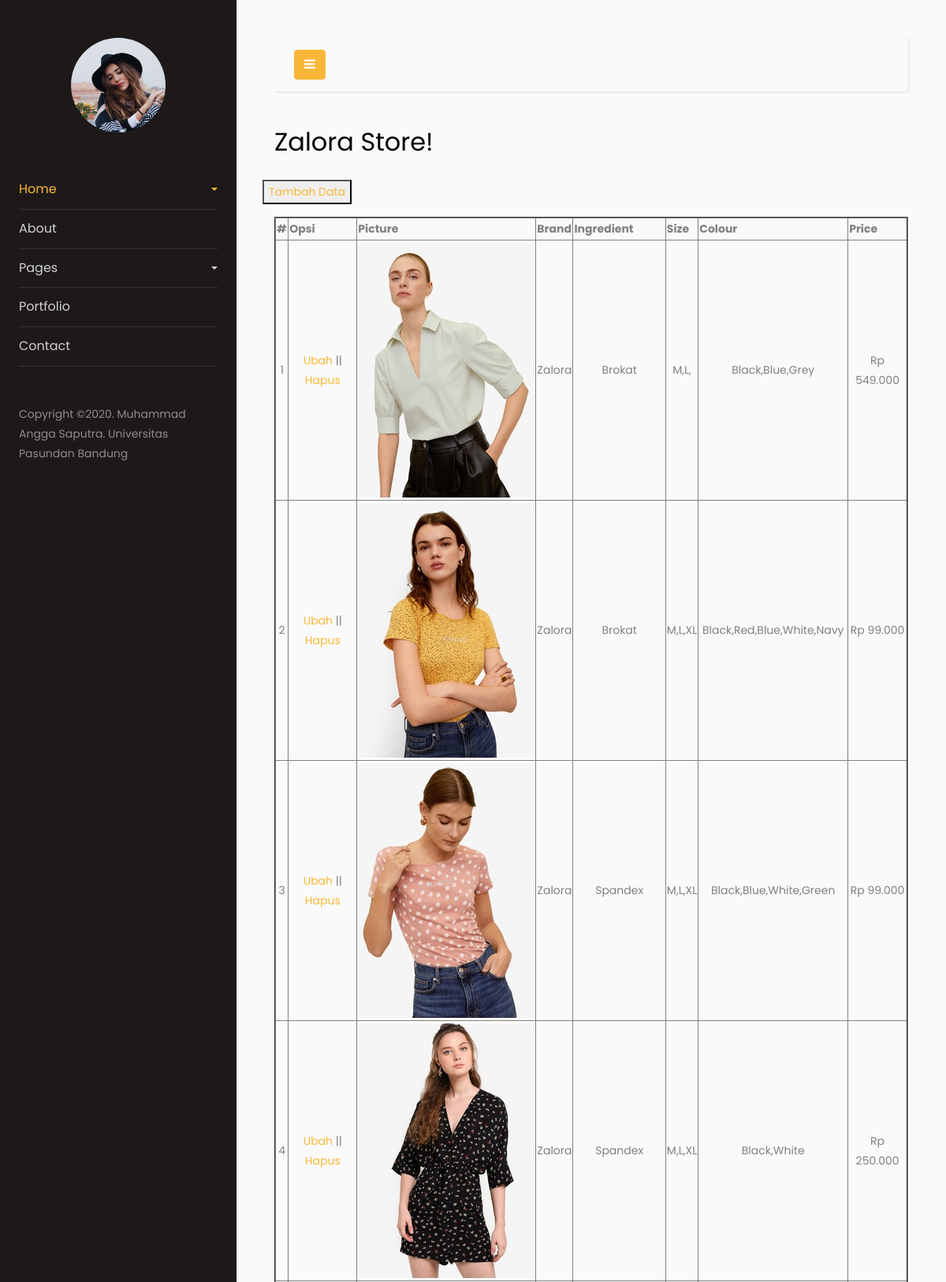
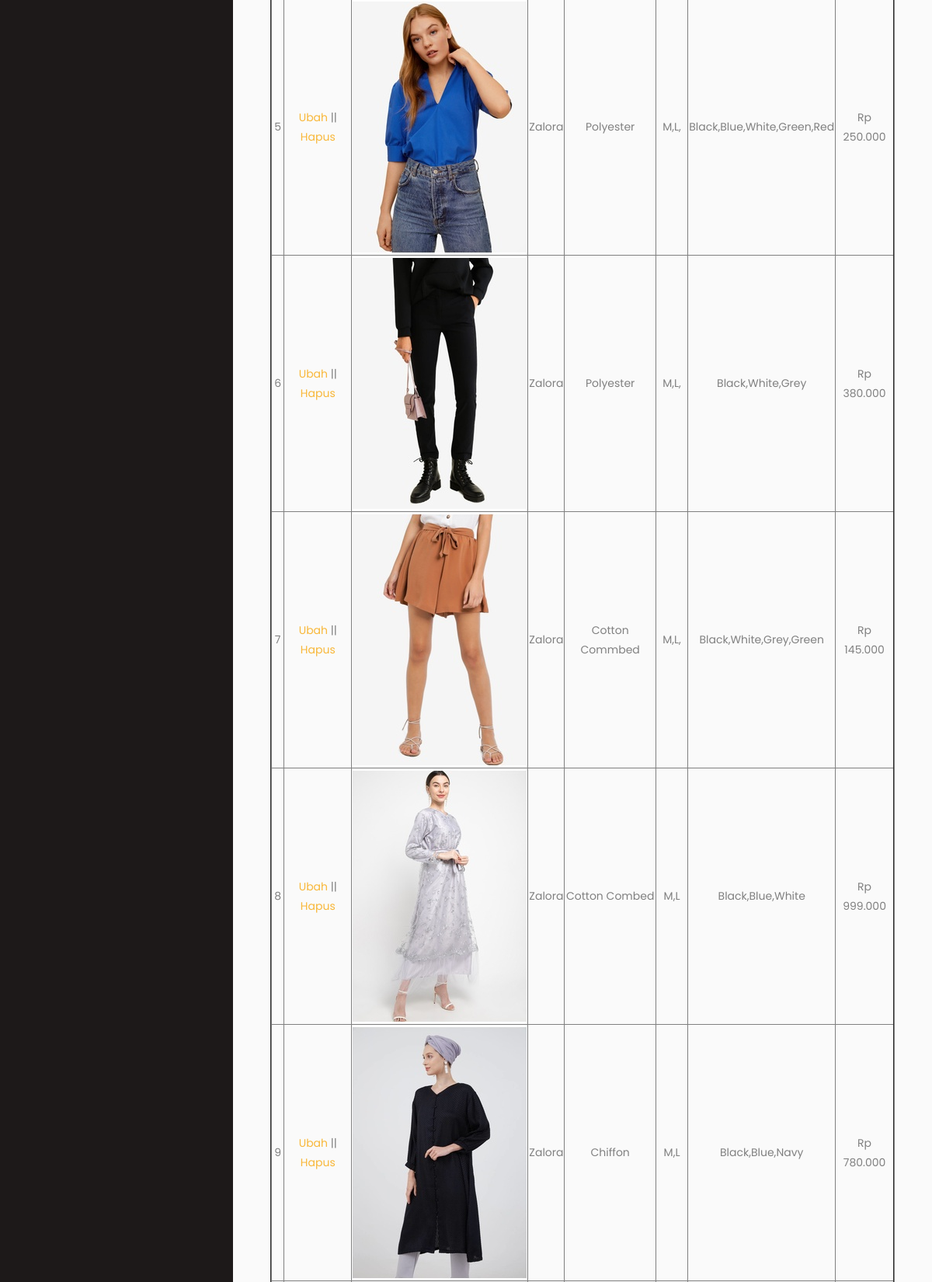
Page /latihan6b/php/admin.php (upper part) on the committed database (2 pictures, top to bottom).
### tables this page shows
CREATE TABLE `pakaian` (
  `id` int(11) NOT NULL,
  `picture` varchar(100) NOT NULL,
  `brand` varchar(30) NOT NULL,
  `ingredient` varchar(50) NOT NULL,
  `size` varchar(20) NOT NULL,
  `colour` varchar(50) NOT NULL,
  `price` varchar(20) NOT NULL
);

### latihan6b/php/functions.php (called while the page is built, shortened)
<?php
function koneksi()
{
    $conn = mysqli_connect("localhost", "root", "");
    mysqli_select_db($conn, "tubes_193040070");
    return $conn;
}
function query($sql)
{
    $conn = koneksi();
    $result = mysqli_query($conn, "$sql");
    $rows = [];
    while ($row = mysqli_fetch_assoc($result)) {
        $rows[] = $row;
    }
    return $rows;
}

### latihan6b/php/admin.php (the view, shortened to what this page needs)
<?php
require 'functions.php';
$pakaian = query("SELECT * FROM pakaian");
?>
<!doctype html>
<html lang="en">
<head>
  <link rel="stylesheet" href="https://stackpath.bootstrapcdn.com/font-awesome/4.7.0/css/font-awesome.min.css">
  <link rel="stylesheet" href="../css/style2.css">
</head>
<body>
  <div class="wrapper d-flex align-items-stretch">
    <nav id="sidebar">
      <div class="p-4 pt-5">
        <a href="#" class="img logo rounded-circle mb-5" style="background-image: url(../assets/img/logo.jpg);"></a>
        <ul class="list-unstyled components mb-5">
          <li class="active">
            <a href="#homeSubmenu" data-toggle="collapse" aria-expanded="false" class="dropdown-toggle">Home</a>
          </li>
          <li>
            <a href="#">About</a>
          </li>
          <li>
            <a href="#pageSubmenu" data-toggle="collapse" aria-expanded="false" class="dropdown-toggle">Pages</a>
          </li>
          <li>
            <a href="#">Portfolio</a>
          </li>
          <li>
            <a href="#">Contact</a>
          </li>
        </ul>
        <div class="footer">
          <p>Copyright &copy;2020. Muhammad Angga Saputra. Universitas Pasundan Bandung</p>
        </div>
      </div>
    </nav>
    <div id="content" class="p-4 p-md-5">
      <nav class="navbar navbar-expand-lg navbar-light bg-light">
        <div class="container-fluid">
          <button type="button" id="sidebarCollapse" class="btn btn-primary">
            <i class="fa fa-bars"></i>
          </button>
          <div class="collapse navbar-collapse" id="navbarSupportedContent">
            <ul class="nav navbar-nav ml-auto">
              <li class="nav-item active">
                <a class="nav-link" href="#"></a>
              </li>
              <li class="nav-item">
                <a class="nav-link" href="#"></a>
              </li>
              <li class="nav-item">
                <a class="nav-link" href="#"></a>
              </li>
              <li class="nav-item">
                <a class="nav-link" href="#"></a>
              </li>
            </ul>
          </div>
        </div>
      </nav>
      <h2 class="mb-4">Zalora Store!</h2>
      <div class="row mb-3">
        <button>
          <a href="tambah.php">Tambah Data</a>
        </button>
      </div>
      <table border="2" align="center">
        <tr>
          <th>#</th>
          <th>Opsi</th>
          <th>Picture</th>
          <th>Brand</th>
          <th>Ingredient</th>
          <th>Size</th>
          <th>Colour</th>
          <th>Price</th>
        </tr>
        <?php $i = 1; ?>
        <?php foreach ($pakaian as $pkn) :  ?>
          <tr align="center">
            <td><?= $i++ ?></td>
            <td>
              <a href="">Ubah</a> ||
              <a href="">Hapus</a>
            </td>
            <td><img src="../assets/img/<?= $pkn['picture'] ?>" alt=""></td>
            <td><?= $pkn['brand']; ?></td>
            <td><?= $pkn['ingredient']; ?></td>
            <td><?= $pkn['size']; ?></td>
            <td><?= $pkn['colour']; ?></td>
            <td><?= $pkn['price']; ?></td>
          </tr>
        <?php endforeach; ?>
      </table>
    </div>
  </div>
</body>
</html>

### rows in the picture
pakaian: picture (picture), brand "Zalora", ingredient "Brokat", size "M,L,", colour "Black,Blue,Grey", price "Rp 549.000"
pakaian: picture (picture), brand "Zalora", ingredient "Brokat", size "M,L,XL", colour "Black,Red,Blue,White,Navy", price "Rp 99.000"
pakaian: picture (picture), brand "Zalora", ingredient "Spandex", size "M,L,XL", colour "Black,Blue,White,Green", price "Rp 99.000"
pakaian: picture (picture), brand "Zalora", ingredient "Spandex", size "M,L,XL", colour "Black,White", price "Rp 250.000"
pakaian: picture (picture), brand "Zalora", ingredient "Polyester", size "M,L,", colour "Black,Blue,White,Green,Red", price "Rp 250.000"
pakaian: picture (picture), brand "Zalora", ingredient "Polyester", size "M,L,", colour "Black,White,Grey", price "Rp 380.000"
pakaian: picture (picture), brand "Zalora", ingredient "Cotton Commbed", size "M,L,", colour "Black,White,Grey,Green", price "Rp 145.000"
pakaian: picture (picture), brand "Zalora", ingredient "Cotton Combed", size "M,L", colour "Black,Blue,White", price "Rp 999.000"
pakaian: picture (picture), brand "Zalora", ingredient "Chiffon", size "M,L", colour "Black,Blue,Navy", price "Rp 780.000"
